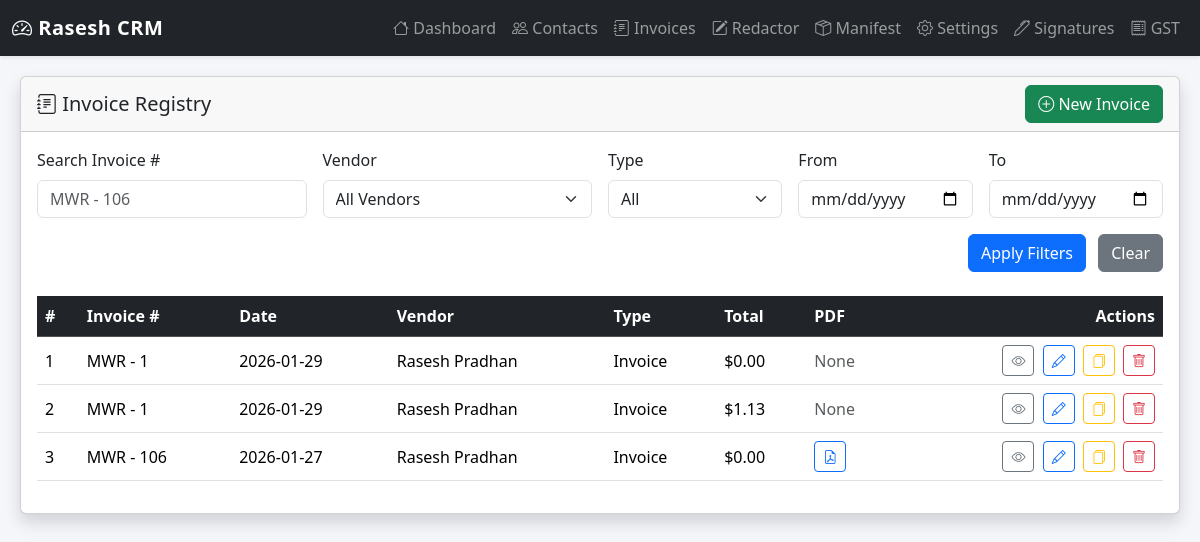
Page /invoice/list on the committed database.
### tables this page shows
CREATE TABLE invoices (
                id INTEGER PRIMARY KEY AUTOINCREMENT,
                num TEXT,
                date TEXT,
                vendor_id INTEGER,
                invoice_type TEXT,
                comments TEXT,
                terms_conditions TEXT,
                sig_id INTEGER,
                ship_cost REAL,
                tax_rate REAL,
                tax REAL,
                subtotal REAL,
                total REAL,
                pdf TEXT, gst_number TEXT, ship_method TEXT, ship_terms TEXT, delivery_date TEXT, template TEXT, id_invoice TEXT, status_invoice TEXT, discount_invoice REAL, currency_invoice TEXT, exchange_rate_invoice REAL, deposit_invoice REAL, due_date_invoice TEXT, payment_terms_invoice TEXT, late_fee_invoice REAL, total_before_tax_invoice REAL, total_after_tax_invoice REAL, balance_due_invoice REAL, client_id_invoice INTEGER, contact_id_invoice INTEGER, recurring_interval_invoice TEXT, next_invoice_date_invoice TEXT,
                FOREIGN KEY(vendor_id) REFERENCES vendors(id)
            );

CREATE TABLE vendors (
                id INTEGER PRIMARY KEY AUTOINCREMENT,
                name TEXT,
                gst_number TEXT,
                address TEXT,
                phone TEXT,
                email TEXT
            );

### app/invoice_routes.py (the view)
@invoice_routes_bp.route("/list")
def invoice_list():
    vendor_filter = request.args.get("vendor", "")
    search = request.args.get("search", "")
    date_from = request.args.get("from", "")
    date_to = request.args.get("to", "")
    invoice_type = request.args.get("type", "")
    query = """
        SELECT id, num, date, vendor_id, invoice_type, total, pdf
        FROM invoices
        WHERE 1=1
    """
    params = []
    if search:
        query += " AND num LIKE ?"
        params.append(f"%{search}%")
    if vendor_filter:
        query += " AND vendor_id = ?"
        params.append(vendor_filter)
    if invoice_type:
        query += " AND invoice_type = ?"
        params.append(invoice_type)
    if date_from:
        query += " AND date >= ?"
        params.append(date_from)
    if date_to:
        query += " AND date <= ?"
        params.append(date_to)
    query += " ORDER BY id DESC"
    with get_conn() as conn:
        rows = conn.execute(query, params).fetchall()
        vendors = {
            r["id"]: r["name"]
            for r in conn.execute("SELECT id, name FROM vendors")
        }
    invoices = []
    for r in rows:
        invoices.append({
            "id": r["id"],
            "num": r["num"],
            "date": r["date"],
            "vendor": vendors.get(r["vendor_id"], "Unknown"),
            "invoice_type": r["invoice_type"],
            "total": r["total"],
            "pdf": r["pdf"]
        })
    return render_template(
        "invoice/list.html",
        invoices=invoices,
        vendors=vendors,
        vendor_filter=vendor_filter,
        search=search,
        date_from=date_from,
        date_to=date_to,
        invoice_type=invoice_type
    )

### app/invoice_routes.py (called while the page is built)
def get_conn():
    db_path = current_app.config["DATABASE"]
    conn = sqlite3.connect(db_path)
    conn.row_factory = sqlite3.Row
    return conn

### templates/invoice/list.html (shortened to what this page needs)
{% extends 'base.html' %}
{% block content %}
<div class="card shadow">
  <div class="card-header d-flex justify-content-between align-items-center">
    <h5 class="mb-0"><i class="bi bi-journal-text"></i> Invoice Registry</h5>
    <a href="{{ url_for('invoice.invoice_create') }}" class="btn btn-success">
      <i class="bi bi-plus-circle"></i> New Invoice
    </a>
  </div>
  <div class="card-body">
    <form method="GET" class="row g-3 mb-4">
      <div class="col-md-3">
        <label class="form-label">Search Invoice #</label>
        <input type="text" name="search" class="form-control"
               value="{{ search or '' }}" placeholder="MWR - 106">
      </div>
      <div class="col-md-3">
        <label class="form-label">Vendor</label>
        <select name="vendor" class="form-select">
          <option value="">All Vendors</option>
        </select>
      </div>
      <div class="col-md-2">
        <label class="form-label">Type</label>
        <select name="type" class="form-select">
          <option value="">All</option>
        </select>
      </div>
      <div class="col-md-2">
        <label class="form-label">From</label>
        <input type="date" name="from" class="form-control" value="{{ date_from or '' }}">
      </div>
      <div class="col-md-2">
        <label class="form-label">To</label>
        <input type="date" name="to" class="form-control" value="{{ date_to or '' }}">
      </div>
      <div class="col-12 text-end">
        <button class="btn btn-primary me-2">Apply Filters</button>
        <a href="{{ url_for('invoice_routes.invoice_list') }}" class="btn btn-secondary">Clear</a>
      </div>
    </form>
    <table class="table table-hover align-middle">
      <thead class="table-dark">
        <tr>
          <th>#</th>
          <th>Invoice #</th>
          <th>Date</th>
          <th>Vendor</th>
          <th>Type</th>
          <th>Total</th>
          <th>PDF</th>
          <th class="text-end">Actions</th>
        </tr>
      </thead>
      <tbody>
        {% for inv in invoices %}
        <tr>
          <td>{{ loop.index }}</td>
          <td>{{ inv.num }}</td>
          <td>{{ inv.date }}</td>
          <td>{{ inv.vendor }}</td>
          <td>{{ inv.invoice_type }}</td>
          <td>${{ "%.2f"|format(inv.total) }}</td>
          <td>
            {% if inv.pdf %}
              <a href="{{ url_for('invoice_routes.invoice_download', filename=inv.pdf) }}"
                 class="btn btn-sm btn-outline-primary">
                <i class="bi bi-file-earmark-pdf"></i>
              </a>
            {% else %}
              <span class="text-muted">None</span>
            {% endif %}
          </td>
          <td class="text-end">
            <a href="{{ url_for('invoice_routes.invoice_view', invoice_id=inv.id) }}"
               class="btn btn-sm btn-outline-secondary me-1">
              <i class="bi bi-eye"></i>
            </a>
            <a href="{{ url_for('invoice_routes.invoice_edit', invoice_id=inv.id) }}"
               class="btn btn-sm btn-outline-primary me-1">
              <i class="bi bi-pencil"></i>
            </a>
            <a href="{{ url_for('invoice_routes.invoice_duplicate', invoice_id=inv.id) }}"
               class="btn btn-sm btn-outline-warning me-1">
              <i class="bi bi-files"></i>
            </a>
            <form method="POST"
                  action="{{ url_for('invoice_routes.invoice_delete', invoice_id=inv.id) }}"
                  style="display:inline-block;"
                  onsubmit="return confirm('Delete this invoice?');">
              <button class="btn btn-sm btn-outline-danger">
                <i class="bi bi-trash"></i>
              </button>
            </form>
          </td>
        </tr>
        {% endfor %}
      </tbody>
    </table>
  </div>
</div>
{% endblock %}

### templates/base.html (style rules this page uses)
body { background-color: #f5f6fa; }

### rows in the picture
invoices: num "MWR - 1", date "2026-01-29", invoice_type "Invoice", total "0.00"
vendors: vendor "Rasesh Pradhan" "Rasesh Pradhan" "Rasesh Pradhan"
invoices: num "MWR - 1", date "2026-01-29", invoice_type "Invoice", total "1.13"
invoices: num "MWR - 106", date "2026-01-27", invoice_type "Invoice", total "0.00"
